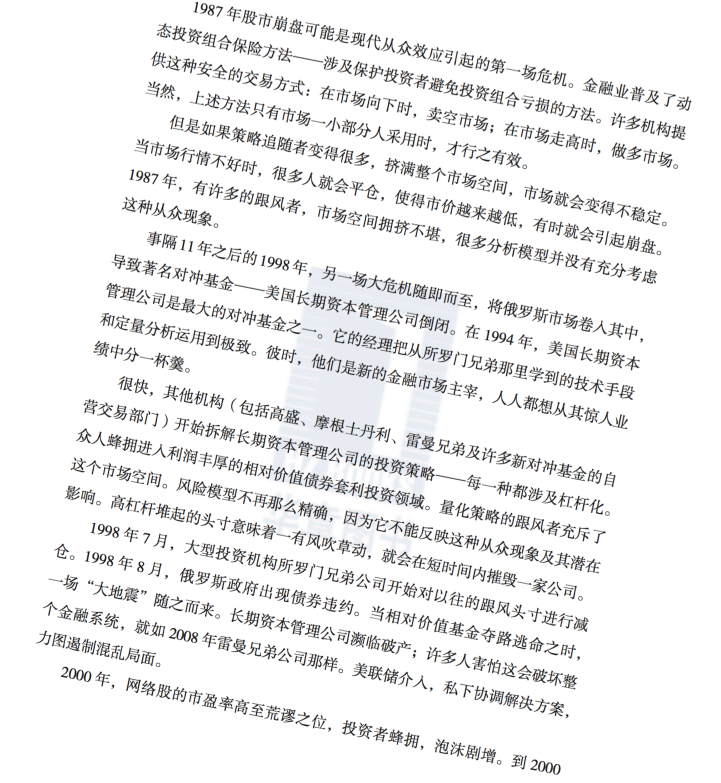
#> input picture Test/imgs/test1.png, 1442 x 1566 px, found by its file name (shown at 1/2 size)
$ jupyter execute --allow-errors advancedEast_crnn_ctc.ipynb
#> lines starting #> are read from the running program, lines starting #| are printed output that depends on the picture; after the words box and inside, x2 and y2 are one past the last pixel; in counts of white or black regions, pixels touching at a corner belong together
[cell 1]
import numpy as np
from PIL import Image
import cv2
import os
import sys
app_dir_path = os.path.dirname(os.path.dirname(os.path.abspath('__filename__')))+'/ocr_app'
sys.path.append(app_dir_path)
sys.path.append(app_dir_path + '/advancedeast')
from AdvancedEAST.predict import predict as adeast_predict
from AdvancedEAST.network import East
#> (the rest of this cell did not finish here and is left out)

[cell 2]
def adjusted(img_path):
	# 灰度
#> called with img_path = 'ocr_app/AdvancedEast/demo/test1.png'
	raw = cv2.imread(img_path, 0)
#> raw: shape (1566, 1442); min 26, max 255, mean 238.2
	ret, mask = cv2.threshold(raw, 127, 255, cv2.THRESH_BINARY)
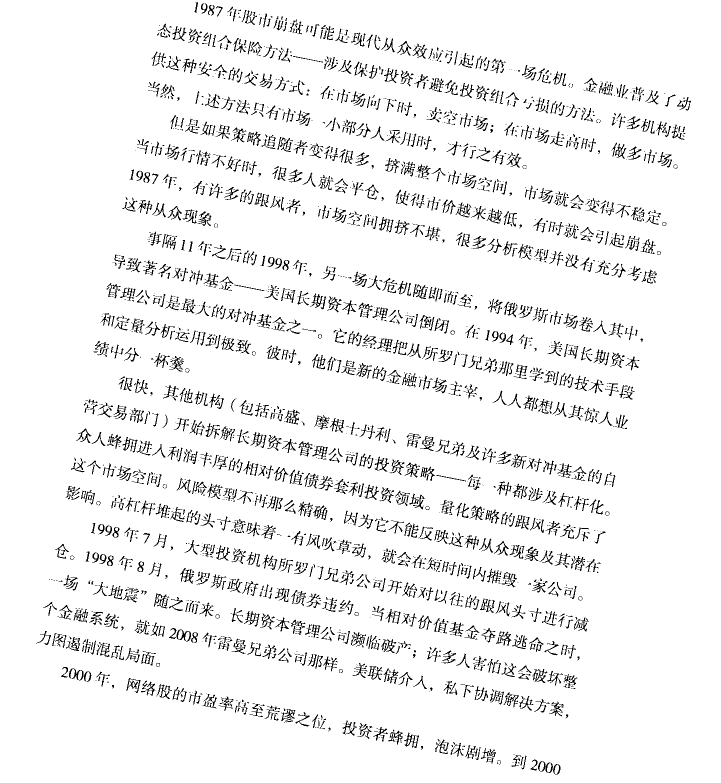
#> mask: shape (1566, 1442) (shown at 1/2 size); 94% white; black in thin lines or dots, all inside (x1, y1, x2, y2) = (72, 4, 1382, 1549)
	# 获取黑色像素坐标
	coords = np.column_stack(np.where(mask == 0))
#> coords = 134837 pairs, first value 4 to 1548, second value 72 to 1381
	# 计算旋转角度
	angle = cv2.minAreaRect(coords)[-1]
#> angle = -11.16
	if angle < -45:
		angle = -(90+ angle)
	else:
		angle = -angle
#> angle = 11.16
	h, w = mask.shape[:2]
#> h = 1566; w = 1442
	center = (w//2, h//2)
#> center = (721, 783)
	# 获取旋转矩阵
	M = cv2.getRotationMatrix2D(center, angle, 1.0)
#> M = [[0.981, 0.194, -137.9], [-0.194, 0.981, 154.3]]
	# 旋转
	rotated = cv2.warpAffine(cv2.imread(img_path), M, (w, h), flags=cv2.INTER_CUBIC, borderMode=cv2.BORDER_REPLICATE)
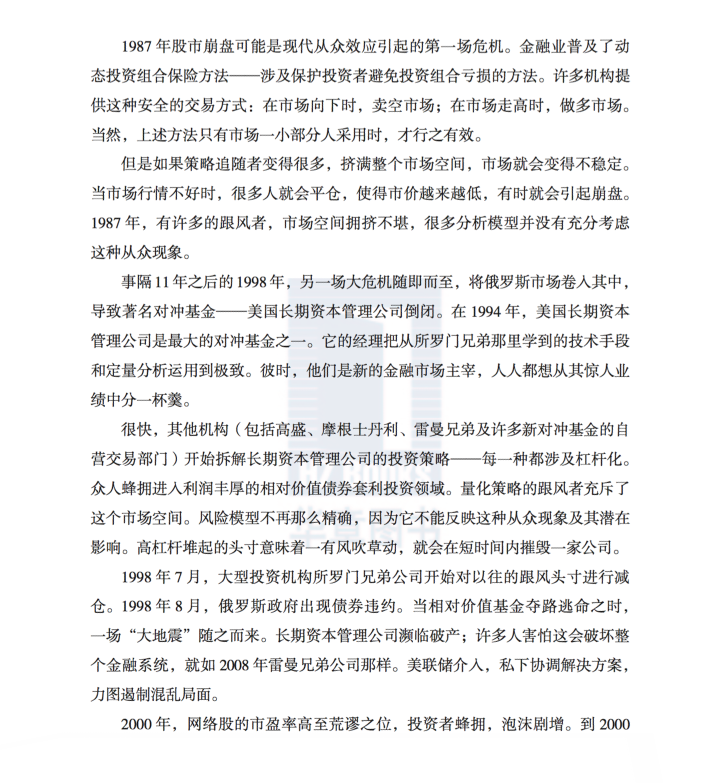
#> rotated: shape (1566, 1442, 3) (shown at 1/2 size); mean B, G, R 238.2, 237.9, 237.8

	cv2.imwrite(img_path + '_adjusted.jpg', rotated)
	return img_path + '_adjusted.jpg'

def my_ocr(img_path):
	img_path = adjusted(img_path)
	recs_ = adeast_predict(east_detect, img_path, 0.5)
	recs = list(map(lambda x: [x[0],x[1],x[6],x[7],x[2],x[3],x[4],x[5]], recs_))

	raw = cv2.imread(img_path)
	cuts = []
	for i in recs:
		cols = (int(i[0]), int(i[2]), int(i[4]), int(i[6]))
		rows = (int(i[1]), int(i[3]), int(i[5]), int(i[7]))
		cuts.append(raw[min(rows):max(rows), min(cols):max(cols)])

	cnt = 0
	result = {}
	if not os.path.exists(app_dir_path + '/tmp'):
		os.mkdir(app_dir_path + '/tmp')
	for i, img in enumerate(cuts):
		img = Image.fromarray(img).convert('L')
		txt = ocr_predict(img)
		result[i] = txt
		file_name=img_path.split('/')[-1]
		img.save(f'{app_dir_path}/tmp/{file_name}_{i}.png')

	return result

[cell 3]
def cut(img_path):
    raw = cv2.imread(img_path,0)
#> raw: shape (1566, 1442); min 0, max 255, mean 237.8
    _, data = cv2.threshold(raw,127,255,cv2.THRESH_BINARY)
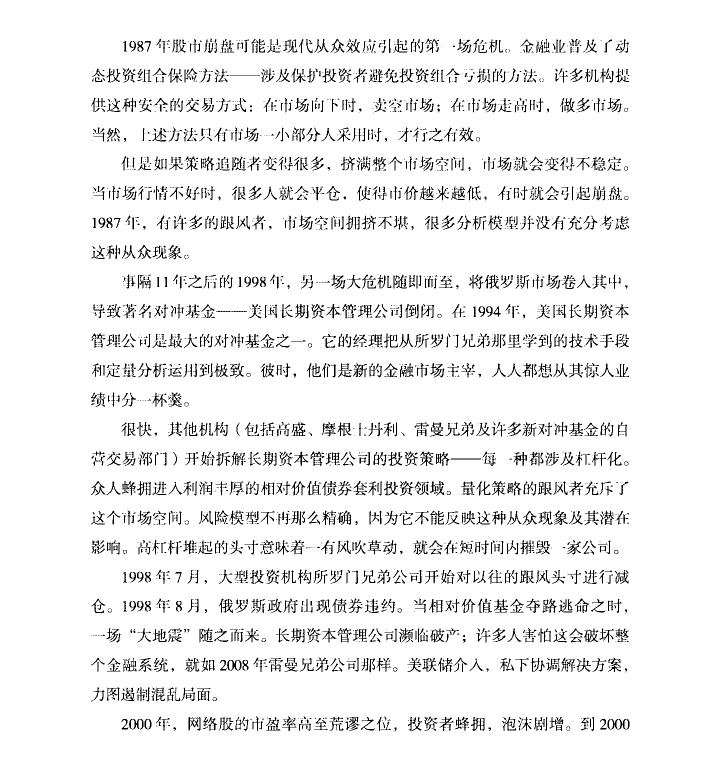
#> data: shape (1566, 1442) (shown at 1/2 size); 94% white; black in thin lines or dots, all inside (x1, y1, x2, y2) = (182, 77, 1259, 1463)
    l = []
    _ = 0
    for i in range(data.shape[0]):
        t = sum(map(lambda x: 0 if x == 255 else 1, data[i]))
        if t > 0 and _ == 0:
            l.append(i)
        elif t == 0 and _ > 0:
            l.append(i)
        _ = t
#> this loop made 1566 passes
#> t on passes 1 to 3: 0, 0, 0
#> after the loop, l = 48 values from 77 to 1463
    if _ != 0:
        l.append(data.shape[0] - 1)

    line_data=[]
    for i in range(len(l) // 2):
        line_data.append(raw[l[2 * i]:l[2 * i + 1],:])
#> this loop made 24 passes
#> after the loop, line_data = 24 items
    return line_data

def my_ocr_cut(img_path):
	img_path = adjusted(img_path)

	cuts = cut(img_path)
#> cuts = 24 items

	cnt = 0
	result = {}
	if not os.path.exists(app_dir_path + '/tmp_cut'):
		os.mkdir(app_dir_path + '/tmp_cut')
	for i, img in enumerate(cuts):
		img = Image.fromarray(img).convert('L')
		txt = ocr_predict(img)
		result[i] = txt
		file_name=img_path.split('/')[-1]
		img.save(f'{app_dir_path}/tmp_cut/{file_name}_{i}.png')
#> this loop made 1 pass
#> pass 1, in my_ocr_cut, `img = Image.fromarray(img).convert('L')`:
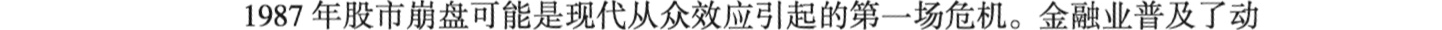
#> img: PIL image 1442x30 L; min 10, max 255, mean 216.4
#> after the loop, result = 0 items

	return result

[cell 4]
# [13 lines of commented-out code are left out]
img_path='AdvancedEast/demo/test1.png'
# img_path='AdvancedEast/demo/test2.png'
# img_path='AdvancedEast/demo/tmp.png'
# img_path='AdvancedEast/demo/eng.png'

img_path = app_dir_path+'/'+img_path
Image.open(img_path)

#> (a cell that did not finish here is left out)

#> (a cell that did not finish here is left out)

#> (a cell that did not finish here is left out)

[cell 8]
r={0: ':1087年股市瘸盎可能是现代从众效应亏起的第一场危机。金融业普及了动',
 1: ':态投资组合傈险方法   涉及傈护投资者避免投资组合亏损的方法。许多机构提',
 2: ':代这种安全的交易方式:在市场向下时，卖空市场;在市场走高时，做多市场。',
 3: ':当然，上述方法只有市场一小部分人采用时，才行之有效。',
 4: ':但是如果策路追随者变得很多，挤满鲶个市场空间，市场就会变得不稳定。',
 5: ':当市场行情不好时，很多人就会平仓，使得市价越来越低，有时就会亏I起瘸盎。',
 6: '1987年，有许多的眼风者，市场空间拥挤不堪，很多分析嫉型并没有充分考虑',
 7: '这种从众现象。',
 8: '事11年之后的1908年，另一场大危机陂即而至，将俄罗斯市场卷人其中,',
 9: '导致著绍对冲基金   美国长期资本管理公司倒闭。在1004年，美国长期资本',
 10: ':管理公司是最大的对冲基金之一。它的经理把从所罗门]兄弟科里学到的技术手段',
 11: '和定量分析运用到极致。彼时，他们是新的金融市场主宰，人人都椤从其惊人业',
 12: ':绩中分一杯驽。',
 13: '很快，其他机构 包括高廖、廖根士忖利、管晏兄弟及许多新对冲基金的自',
 14: ':营交易部门]>开始拆解长期资本管理公司的投资策略   每一种都汴及汇杆化。',
 15: '众人蜂拥进人利润丰厚的相对价值傍券委利投资领域。量化策路的跟风者充斥了',
 16: '这个市场空间。风险模型不再那么将确，因为它不能反腴这科从众现象及其潜在',
 17: '影响。高杠杆堆起的头寸意味着一有风吹草动，就会在短时间内摧毁一家公司]。',
 18: '1908年7月，大型投资机构所罗门]兄弟公司开始对以往的跟风头寸进行诚',
 19: ':企。1008年8月，俄罗斯政府出现债券违绚。当相对价值基金夺路逃命之时，',
 20: ':一场“大地震”随之而来。长期资本管理公司濒临破产;许多人害怕这会破坏整',
 21: '个金融系统，就如2008年雷晏兄弟公司那样。美联傍介人，私下协调解决方案，',
 22: ':力图退制混乱局面。',
 23: ':2000年，网络股的市盈率高至荒谬之位，投资者鲶捌，泡汴剧增。到2000'}
for v in r.values():
    print(v+'rn')
#> this loop made 24 passes
#> v on passes 1 to 12: ':1087年股市瘸盎可能是现代从众效应亏起的第一场危机。金融业普及了动', ':态投资组合傈险方法   涉及傈护投资者避免投资组合亏损的方法。许多机构提', ':代这种安全的交易方式:在市场向下时，卖空市场;在市场走高时，做多市场。', ':当然，上述方法只有市场一小部分人采用时，才行之有效。', ':但是如果策路追随者变得很多，挤满鲶个市场空间，市场就会变得不稳定。', ':当市场行情不好时，很多人就会平仓，使得市价越来越低，有时就会亏I起瘸盎。', '1987年，有许多的眼风者，市场空间拥挤不堪，很多分析嫉型并没有充分考虑', '这种从众现象。', '事11年之后的1908年，另一场大危机陂即而至，将俄罗斯市场卷人其中,', '导致著绍对冲基金   美国长期资本管理公司倒闭。在1004年，美国长期资本', ':管理公司是最大的对冲基金之一。它的经理把从所罗门]兄弟科里学到的技术手段', '和定量分析运用到极致。彼时，他们是新的金融市场主宰，人人都椤从其惊人业'
#| :1087年股市瘸盎可能是现代从众效应亏起的第一场危机。金融业普及了动rn
#| :态投资组合傈险方法   涉及傈护投资者避免投资组合亏损的方法。许多机构提rn
#| :代这种安全的交易方式:在市场向下时，卖空市场;在市场走高时，做多市场。rn
#| :当然，上述方法只有市场一小部分人采用时，才行之有效。rn
#| :但是如果策路追随者变得很多，挤满鲶个市场空间，市场就会变得不稳定。rn
#| :当市场行情不好时，很多人就会平仓，使得市价越来越低，有时就会亏I起瘸盎。rn
#| 1987年，有许多的眼风者，市场空间拥挤不堪，很多分析嫉型并没有充分考虑rn
#| 这种从众现象。rn
#> (further printed lines are left out)
